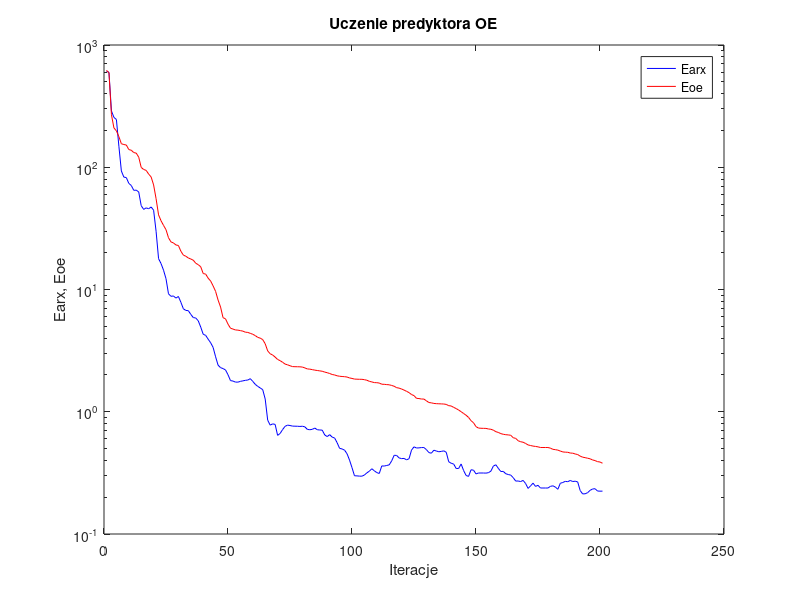
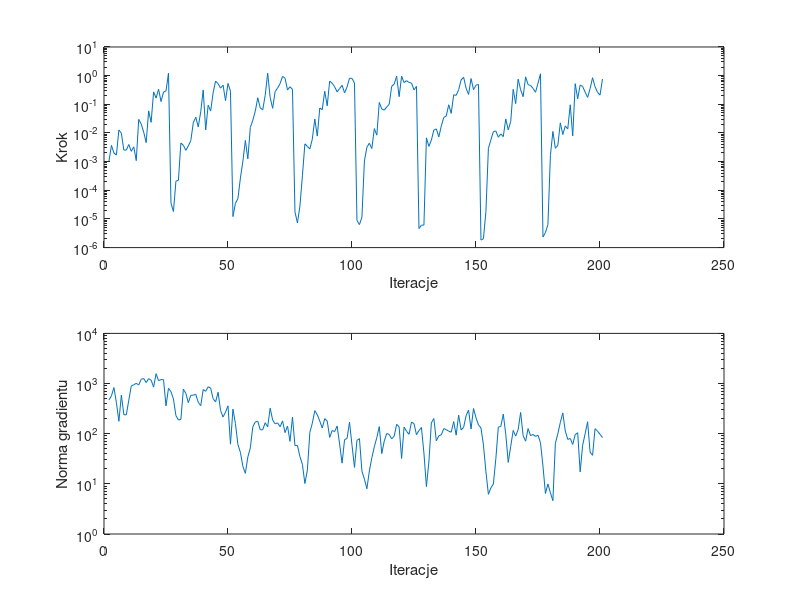

These charts were generated, in order, by the following MATLAB code:
%uczenie predyktora oe
clear all;
n=0; farx(n+1)=6.116797e+002; foe(n+1)=6.194262e+002; wspucz(n+1)=0.000000e+000; ng(n+1)=0.000000e+000;
%odnowa zmiennej metryki
n=1; farx(n+1)=5.965312e+002; foe(n+1)=5.940284e+002; krok(n+1)=1.037622e-003; ng(n+1)=4.697219e+002;
n=2; farx(n+1)=2.888259e+002; foe(n+1)=2.688654e+002; krok(n+1)=3.683227e-003; ng(n+1)=5.689343e+002;
n=3; farx(n+1)=2.558334e+002; foe(n+1)=2.097914e+002; krok(n+1)=1.995464e-003; ng(n+1)=8.320029e+002;
n=4; farx(n+1)=2.457856e+002; foe(n+1)=1.983875e+002; krok(n+1)=1.691206e-003; ng(n+1)=4.170449e+002;
n=5; farx(n+1)=1.485951e+002; foe(n+1)=1.780588e+002; krok(n+1)=1.275465e-002; ng(n+1)=1.769939e+002;
n=6; farx(n+1)=9.325572e+001; foe(n+1)=1.557400e+002; krok(n+1)=9.793864e-003; ng(n+1)=5.880713e+002;
n=7; farx(n+1)=8.307134e+001; foe(n+1)=1.533922e+002; krok(n+1)=2.531421e-003; ng(n+1)=2.392016e+002;
n=8; farx(n+1)=8.229977e+001; foe(n+1)=1.520378e+002; krok(n+1)=2.530456e-003; ng(n+1)=2.377859e+002;
n=9; farx(n+1)=7.382653e+001; foe(n+1)=1.395230e+002; krok(n+1)=3.963528e-003; ng(n+1)=4.670988e+002;
n=10; farx(n+1)=7.093359e+001; foe(n+1)=1.377873e+002; krok(n+1)=2.281831e-003; ng(n+1)=8.973109e+002;
n=11; farx(n+1)=6.476714e+001; foe(n+1)=1.318943e+002; krok(n+1)=3.271540e-003; ng(n+1)=9.454935e+002;
n=12; farx(n+1)=6.497109e+001; foe(n+1)=1.304789e+002; krok(n+1)=1.083660e-003; ng(n+1)=1.009929e+003;
n=13; farx(n+1)=6.280515e+001; foe(n+1)=1.209242e+002; krok(n+1)=2.977641e-002; ng(n+1)=9.358227e+002;
n=14; farx(n+1)=4.848176e+001; foe(n+1)=9.971560e+001; krok(n+1)=2.069473e-002; ng(n+1)=1.215705e+003;
n=15; farx(n+1)=4.520773e+001; foe(n+1)=9.588624e+001; krok(n+1)=1.073668e-002; ng(n+1)=1.259117e+003;
n=16; farx(n+1)=4.654470e+001; foe(n+1)=9.430613e+001; krok(n+1)=4.600741e-003; ng(n+1)=1.047834e+003;
n=17; farx(n+1)=4.574935e+001; foe(n+1)=8.792735e+001; krok(n+1)=5.893163e-002; ng(n+1)=1.251437e+003;
n=18; farx(n+1)=4.730693e+001; foe(n+1)=8.331772e+001; krok(n+1)=2.351765e-002; ng(n+1)=1.169900e+003;
n=19; farx(n+1)=4.455288e+001; foe(n+1)=7.171454e+001; krok(n+1)=2.709781e-001; ng(n+1)=8.510290e+002;
n=20; farx(n+1)=2.994169e+001; foe(n+1)=5.529876e+001; krok(n+1)=1.655578e-001; ng(n+1)=1.572878e+003;
n=21; farx(n+1)=1.788067e+001; foe(n+1)=4.079249e+001; krok(n+1)=3.355407e-001; ng(n+1)=1.138340e+003;
n=22; farx(n+1)=1.629540e+001; foe(n+1)=3.648915e+001; krok(n+1)=1.247419e-001; ng(n+1)=1.200786e+003;
n=23; farx(n+1)=1.439213e+001; foe(n+1)=3.345539e+001; krok(n+1)=2.688700e-001; ng(n+1)=1.193792e+003;
n=24; farx(n+1)=1.225791e+001; foe(n+1)=3.085598e+001; krok(n+1)=2.906512e-001; ng(n+1)=3.588883e+002;
n=25; farx(n+1)=9.228091e+000; foe(n+1)=2.653194e+001; krok(n+1)=1.221873e+000; ng(n+1)=8.050661e+002;
%odnowa zmiennej metryki
n=26; farx(n+1)=8.800687e+000; foe(n+1)=2.450652e+001; krok(n+1)=3.553324e-005; ng(n+1)=6.880946e+002;
n=27; farx(n+1)=8.851937e+000; foe(n+1)=2.405169e+001; krok(n+1)=1.817813e-005; ng(n+1)=4.926298e+002;
n=28; farx(n+1)=8.506534e+000; foe(n+1)=2.313208e+001; krok(n+1)=2.084136e-004; ng(n+1)=2.295811e+002;
n=29; farx(n+1)=8.772665e+000; foe(n+1)=2.291903e+001; krok(n+1)=2.235165e-004; ng(n+1)=1.875903e+002;
n=30; farx(n+1)=7.860500e+000; foe(n+1)=2.055130e+001; krok(n+1)=4.464645e-003; ng(n+1)=1.927281e+002;
n=31; farx(n+1)=6.955722e+000; foe(n+1)=1.911821e+001; krok(n+1)=3.692938e-003; ng(n+1)=7.728195e+002;
n=32; farx(n+1)=6.743656e+000; foe(n+1)=1.870485e+001; krok(n+1)=2.469785e-003; ng(n+1)=6.389416e+002;
n=33; farx(n+1)=6.712295e+000; foe(n+1)=1.811249e+001; krok(n+1)=3.544455e-003; ng(n+1)=4.151299e+002;
n=34; farx(n+1)=6.260217e+000; foe(n+1)=1.775556e+001; krok(n+1)=5.368339e-003; ng(n+1)=5.826604e+002;
n=35; farx(n+1)=5.892698e+000; foe(n+1)=1.736505e+001; krok(n+1)=2.265123e-002; ng(n+1)=5.859211e+002;
n=36; farx(n+1)=5.847572e+000; foe(n+1)=1.639537e+001; krok(n+1)=3.557944e-002; ng(n+1)=6.120222e+002;
n=37; farx(n+1)=5.545507e+000; foe(n+1)=1.596482e+001; krok(n+1)=1.634950e-002; ng(n+1)=4.221166e+002;
n=38; farx(n+1)=4.927961e+000; foe(n+1)=1.534483e+001; krok(n+1)=5.440189e-002; ng(n+1)=3.619211e+002;
n=39; farx(n+1)=4.303505e+000; foe(n+1)=1.351073e+001; krok(n+1)=3.172699e-001; ng(n+1)=7.591744e+002;
n=40; farx(n+1)=4.214233e+000; foe(n+1)=1.336227e+001; krok(n+1)=1.278106e-002; ng(n+1)=7.010026e+002;
n=41; farx(n+1)=3.921273e+000; foe(n+1)=1.237094e+001; krok(n+1)=9.327289e-002; ng(n+1)=8.610788e+002;
n=42; farx(n+1)=3.668657e+000; foe(n+1)=1.173044e+001; krok(n+1)=5.801457e-002; ng(n+1)=8.111614e+002;
n=43; farx(n+1)=3.358071e+000; foe(n+1)=1.069755e+001; krok(n+1)=2.554195e-001; ng(n+1)=4.993423e+002;
n=44; farx(n+1)=2.815597e+000; foe(n+1)=9.647836e+000; krok(n+1)=6.477968e-001; ng(n+1)=4.307143e+002;
n=45; farx(n+1)=2.403182e+000; foe(n+1)=8.194973e+000; krok(n+1)=5.249576e-001; ng(n+1)=6.701477e+002;
n=46; farx(n+1)=2.294664e+000; foe(n+1)=7.187146e+000; krok(n+1)=3.655097e-001; ng(n+1)=2.906890e+002;
n=47; farx(n+1)=2.254996e+000; foe(n+1)=5.881727e+000; krok(n+1)=4.681360e-001; ng(n+1)=2.149849e+002;
n=48; farx(n+1)=2.197365e+000; foe(n+1)=5.756238e+000; krok(n+1)=1.338049e-001; ng(n+1)=2.702156e+002;
n=49; farx(n+1)=2.008607e+000; foe(n+1)=5.207242e+000; krok(n+1)=5.355876e-001; ng(n+1)=3.589478e+002;
n=50; farx(n+1)=1.798158e+000; foe(n+1)=4.824253e+000; krok(n+1)=2.869393e-001; ng(n+1)=6.175837e+001;
%odnowa zmiennej metryki
n=51; farx(n+1)=1.782828e+000; foe(n+1)=4.747201e+000; krok(n+1)=1.209447e-005; ng(n+1)=3.097660e+002;
n=52; farx(n+1)=1.748766e+000; foe(n+1)=4.669580e+000; krok(n+1)=3.523097e-005; ng(n+1)=1.584281e+002;
n=53; farx(n+1)=1.746797e+000; foe(n+1)=4.651077e+000; krok(n+1)=5.111781e-005; ng(n+1)=6.046457e+001;
n=54; farx(n+1)=1.772584e+000; foe(n+1)=4.610412e+000; krok(n+1)=2.676681e-004; ng(n+1)=4.249050e+001;
n=55; farx(n+1)=1.789573e+000; foe(n+1)=4.563496e+000; krok(n+1)=1.031567e-003; ng(n+1)=2.224156e+001;
n=56; farx(n+1)=1.807148e+000; foe(n+1)=4.475829e+000; krok(n+1)=5.478088e-003; ng(n+1)=1.621914e+001;
n=57; farx(n+1)=1.817878e+000; foe(n+1)=4.456409e+000; krok(n+1)=1.250908e-003; ng(n+1)=3.435849e+001;
n=58; farx(n+1)=1.864456e+000; foe(n+1)=4.376618e+000; krok(n+1)=1.556427e-002; ng(n+1)=5.211386e+001;
n=59; farx(n+1)=1.770150e+000; foe(n+1)=4.302721e+000; krok(n+1)=2.780135e-002; ng(n+1)=1.369000e+002;
n=60; farx(n+1)=1.675618e+000; foe(n+1)=4.195068e+000; krok(n+1)=5.753341e-002; ng(n+1)=1.716474e+002;
n=61; farx(n+1)=1.612429e+000; foe(n+1)=4.059254e+000; krok(n+1)=1.686145e-001; ng(n+1)=1.775302e+002;
n=62; farx(n+1)=1.566029e+000; foe(n+1)=4.000585e+000; krok(n+1)=7.502825e-002; ng(n+1)=1.193590e+002;
n=63; farx(n+1)=1.515863e+000; foe(n+1)=3.891611e+000; krok(n+1)=6.394768e-002; ng(n+1)=1.200720e+002;
n=64; farx(n+1)=1.270061e+000; foe(n+1)=3.597498e+000; krok(n+1)=2.068169e-001; ng(n+1)=1.654312e+002;
n=65; farx(n+1)=8.536632e-001; foe(n+1)=3.145776e+000; krok(n+1)=1.214233e+000; ng(n+1)=1.369106e+002;
n=66; farx(n+1)=7.770528e-001; foe(n+1)=2.982271e+000; krok(n+1)=1.710829e-001; ng(n+1)=3.228737e+002;
n=67; farx(n+1)=7.959709e-001; foe(n+1)=2.911201e+000; krok(n+1)=7.224169e-002; ng(n+1)=1.876353e+002;
n=68; farx(n+1)=7.884051e-001; foe(n+1)=2.801609e+000; krok(n+1)=2.778419e-001; ng(n+1)=1.569232e+002;
n=69; farx(n+1)=6.412357e-001; foe(n+1)=2.678738e+000; krok(n+1)=3.693268e-001; ng(n+1)=1.643602e+002;
n=70; farx(n+1)=6.637478e-001; foe(n+1)=2.617612e+000; krok(n+1)=5.281352e-001; ng(n+1)=1.374617e+002;
n=71; farx(n+1)=7.143827e-001; foe(n+1)=2.540800e+000; krok(n+1)=9.453922e-001; ng(n+1)=1.795916e+002;
n=72; farx(n+1)=7.593282e-001; foe(n+1)=2.456348e+000; krok(n+1)=8.127796e-001; ng(n+1)=1.050515e+002;
n=73; farx(n+1)=7.773860e-001; foe(n+1)=2.421178e+000; krok(n+1)=3.141433e-001; ng(n+1)=1.420517e+002;
n=74; farx(n+1)=7.717755e-001; foe(n+1)=2.379115e+000; krok(n+1)=4.110512e-001; ng(n+1)=7.036125e+001;
n=75; farx(n+1)=7.632395e-001; foe(n+1)=2.341285e+000; krok(n+1)=3.310405e-001; ng(n+1)=2.145453e+002;
%odnowa zmiennej metryki
n=76; farx(n+1)=7.619022e-001; foe(n+1)=2.336232e+000; krok(n+1)=1.760998e-005; ng(n+1)=5.798836e+001;
n=77; farx(n+1)=7.610894e-001; foe(n+1)=2.334254e+000; krok(n+1)=7.258975e-006; ng(n+1)=5.813119e+001;
n=78; farx(n+1)=7.584036e-001; foe(n+1)=2.331524e+000; krok(n+1)=2.809223e-005; ng(n+1)=3.501599e+001;
n=79; farx(n+1)=7.613104e-001; foe(n+1)=2.319757e+000; krok(n+1)=3.199854e-004; ng(n+1)=2.445764e+001;
n=80; farx(n+1)=7.522227e-001; foe(n+1)=2.282830e+000; krok(n+1)=4.173411e-003; ng(n+1)=1.015478e+001;
n=81; farx(n+1)=7.171638e-001; foe(n+1)=2.240558e+000; krok(n+1)=3.373181e-003; ng(n+1)=1.869904e+001;
n=82; farx(n+1)=7.128160e-001; foe(n+1)=2.231016e+000; krok(n+1)=2.778799e-003; ng(n+1)=1.063601e+002;
n=83; farx(n+1)=7.180807e-001; foe(n+1)=2.210550e+000; krok(n+1)=6.130766e-003; ng(n+1)=1.619497e+002;
n=84; farx(n+1)=7.356181e-001; foe(n+1)=2.189913e+000; krok(n+1)=3.045281e-002; ng(n+1)=2.881622e+002;
n=85; farx(n+1)=7.127428e-001; foe(n+1)=2.174936e+000; krok(n+1)=7.777754e-003; ng(n+1)=2.395520e+002;
n=86; farx(n+1)=7.093838e-001; foe(n+1)=2.159746e+000; krok(n+1)=7.392724e-002; ng(n+1)=1.789518e+002;
n=87; farx(n+1)=7.071602e-001; foe(n+1)=2.144139e+000; krok(n+1)=6.486639e-002; ng(n+1)=1.295697e+002;
n=88; farx(n+1)=6.460043e-001; foe(n+1)=2.111009e+000; krok(n+1)=2.857025e-001; ng(n+1)=1.992585e+002;
n=89; farx(n+1)=6.266255e-001; foe(n+1)=2.087007e+000; krok(n+1)=8.877087e-002; ng(n+1)=1.790628e+002;
n=90; farx(n+1)=6.495521e-001; foe(n+1)=2.055014e+000; krok(n+1)=6.477968e-001; ng(n+1)=8.441348e+001;
n=91; farx(n+1)=6.206257e-001; foe(n+1)=2.017651e+000; krok(n+1)=5.421555e-001; ng(n+1)=1.159825e+002;
n=92; farx(n+1)=6.097371e-001; foe(n+1)=1.998979e+000; krok(n+1)=4.112198e-001; ng(n+1)=1.101321e+002;
n=93; farx(n+1)=5.581941e-001; foe(n+1)=1.968557e+000; krok(n+1)=2.709781e-001; ng(n+1)=1.420858e+002;
n=94; farx(n+1)=5.018511e-001; foe(n+1)=1.951434e+000; krok(n+1)=3.556863e-001; ng(n+1)=6.247494e+001;
n=95; farx(n+1)=4.964798e-001; foe(n+1)=1.942530e+000; krok(n+1)=4.602673e-001; ng(n+1)=2.588004e+001;
n=96; farx(n+1)=4.852680e-001; foe(n+1)=1.935589e+000; krok(n+1)=2.522670e-001; ng(n+1)=7.618402e+001;
n=97; farx(n+1)=4.534562e-001; foe(n+1)=1.923566e+000; krok(n+1)=4.004429e-001; ng(n+1)=8.020129e+001;
n=98; farx(n+1)=4.024328e-001; foe(n+1)=1.891154e+000; krok(n+1)=8.131859e-001; ng(n+1)=1.698991e+002;
n=99; farx(n+1)=3.490097e-001; foe(n+1)=1.872840e+000; krok(n+1)=8.006816e-001; ng(n+1)=5.877503e+001;
n=100; farx(n+1)=2.995597e-001; foe(n+1)=1.850418e+000; krok(n+1)=5.535078e-001; ng(n+1)=2.129496e+001;
%odnowa zmiennej metryki
n=101; farx(n+1)=2.988161e-001; foe(n+1)=1.846535e+000; krok(n+1)=8.879922e-006; ng(n+1)=7.385501e+001;
n=102; farx(n+1)=2.974629e-001; foe(n+1)=1.843053e+000; krok(n+1)=6.340434e-006; ng(n+1)=7.981208e+001;
n=103; farx(n+1)=2.971535e-001; foe(n+1)=1.842673e+000; krok(n+1)=1.149974e-005; ng(n+1)=1.794293e+001;
n=104; farx(n+1)=3.036120e-001; foe(n+1)=1.829899e+000; krok(n+1)=1.050273e-003; ng(n+1)=1.244388e+001;
n=105; farx(n+1)=3.164116e-001; foe(n+1)=1.810061e+000; krok(n+1)=3.174920e-003; ng(n+1)=7.967986e+000;
n=106; farx(n+1)=3.265724e-001; foe(n+1)=1.773946e+000; krok(n+1)=4.403244e-003; ng(n+1)=1.805848e+001;
n=107; farx(n+1)=3.418071e-001; foe(n+1)=1.753623e+000; krok(n+1)=2.855545e-003; ng(n+1)=3.324465e+001;
n=108; farx(n+1)=3.288920e-001; foe(n+1)=1.731600e+000; krok(n+1)=1.419977e-002; ng(n+1)=5.468884e+001;
n=109; farx(n+1)=3.178827e-001; foe(n+1)=1.728926e+000; krok(n+1)=8.383236e-003; ng(n+1)=8.360945e+001;
n=110; farx(n+1)=3.128238e-001; foe(n+1)=1.716879e+000; krok(n+1)=1.160291e-001; ng(n+1)=1.386942e+002;
n=111; farx(n+1)=3.604003e-001; foe(n+1)=1.679946e+000; krok(n+1)=6.864555e-002; ng(n+1)=4.017295e+001;
n=112; farx(n+1)=3.596255e-001; foe(n+1)=1.676380e+000; krok(n+1)=6.269998e-002; ng(n+1)=7.120514e+001;
n=113; farx(n+1)=3.636250e-001; foe(n+1)=1.667838e+000; krok(n+1)=8.005809e-002; ng(n+1)=1.009148e+002;
n=114; farx(n+1)=3.677544e-001; foe(n+1)=1.661764e+000; krok(n+1)=1.001107e-001; ng(n+1)=9.661266e+001;
n=115; farx(n+1)=3.965366e-001; foe(n+1)=1.641215e+000; krok(n+1)=4.228235e-001; ng(n+1)=7.912068e+001;
n=116; farx(n+1)=4.404197e-001; foe(n+1)=1.616618e+000; krok(n+1)=5.076613e-001; ng(n+1)=8.914014e+001;
n=117; farx(n+1)=4.390929e-001; foe(n+1)=1.573937e+000; krok(n+1)=9.528451e-001; ng(n+1)=1.539489e+002;
n=118; farx(n+1)=4.191185e-001; foe(n+1)=1.560638e+000; krok(n+1)=1.845727e-001; ng(n+1)=1.368487e+002;
n=119; farx(n+1)=4.137519e-001; foe(n+1)=1.534245e+000; krok(n+1)=9.574267e-001; ng(n+1)=3.213666e+001;
n=120; farx(n+1)=4.152423e-001; foe(n+1)=1.503618e+000; krok(n+1)=5.714050e-001; ng(n+1)=1.354444e+002;
n=121; farx(n+1)=4.040754e-001; foe(n+1)=1.469200e+000; krok(n+1)=6.674595e-001; ng(n+1)=1.117557e+002;
n=122; farx(n+1)=4.128929e-001; foe(n+1)=1.434040e+000; krok(n+1)=5.788951e-001; ng(n+1)=9.738802e+001;
n=123; farx(n+1)=4.856674e-001; foe(n+1)=1.382860e+000; krok(n+1)=5.491644e-001; ng(n+1)=1.706260e+002;
n=124; farx(n+1)=5.165406e-001; foe(n+1)=1.355362e+000; krok(n+1)=3.202323e-001; ng(n+1)=1.587607e+002;
n=125; farx(n+1)=5.053317e-001; foe(n+1)=1.287713e+000; krok(n+1)=4.208968e-001; ng(n+1)=9.521164e+001;
%odnowa zmiennej metryki
n=126; farx(n+1)=5.064851e-001; foe(n+1)=1.282430e+000; krok(n+1)=4.627356e-006; ng(n+1)=1.157520e+002;
n=127; farx(n+1)=5.094383e-001; foe(n+1)=1.270982e+000; krok(n+1)=6.035587e-006; ng(n+1)=1.327551e+002;
n=128; farx(n+1)=5.096139e-001; foe(n+1)=1.270156e+000; krok(n+1)=6.109059e-006; ng(n+1)=4.121807e+001;
n=129; farx(n+1)=4.901469e-001; foe(n+1)=1.228990e+000; krok(n+1)=6.757425e-003; ng(n+1)=8.803865e+000;
n=130; farx(n+1)=4.634647e-001; foe(n+1)=1.189788e+000; krok(n+1)=3.408889e-003; ng(n+1)=2.733244e+001;
n=131; farx(n+1)=4.582645e-001; foe(n+1)=1.182801e+000; krok(n+1)=5.557598e-003; ng(n+1)=1.641834e+002;
n=132; farx(n+1)=4.846779e-001; foe(n+1)=1.169775e+000; krok(n+1)=1.269968e-002; ng(n+1)=2.009341e+002;
n=133; farx(n+1)=4.774183e-001; foe(n+1)=1.164648e+000; krok(n+1)=1.381076e-002; ng(n+1)=7.212992e+001;
n=134; farx(n+1)=4.708338e-001; foe(n+1)=1.162026e+000; krok(n+1)=7.251821e-003; ng(n+1)=9.056775e+001;
n=135; farx(n+1)=4.737698e-001; foe(n+1)=1.159503e+000; krok(n+1)=1.740861e-002; ng(n+1)=9.460892e+001;
n=136; farx(n+1)=4.787493e-001; foe(n+1)=1.157052e+000; krok(n+1)=3.500452e-002; ng(n+1)=1.262653e+002;
n=137; farx(n+1)=4.664712e-001; foe(n+1)=1.148306e+000; krok(n+1)=3.873453e-002; ng(n+1)=1.203952e+002;
n=138; farx(n+1)=3.897740e-001; foe(n+1)=1.121568e+000; krok(n+1)=9.636975e-002; ng(n+1)=1.123844e+002;
n=139; farx(n+1)=3.790264e-001; foe(n+1)=1.115015e+000; krok(n+1)=4.834060e-002; ng(n+1)=1.071328e+002;
n=140; farx(n+1)=3.734574e-001; foe(n+1)=1.085803e+000; krok(n+1)=2.153023e-001; ng(n+1)=1.742151e+002;
n=141; farx(n+1)=3.433395e-001; foe(n+1)=1.061884e+000; krok(n+1)=2.049552e-001; ng(n+1)=9.348039e+001;
n=142; farx(n+1)=3.435455e-001; foe(n+1)=1.032473e+000; krok(n+1)=3.224739e-001; ng(n+1)=2.350922e+002;
n=143; farx(n+1)=3.739785e-001; foe(n+1)=1.001186e+000; krok(n+1)=7.101669e-001; ng(n+1)=1.191078e+002;
n=144; farx(n+1)=3.305172e-001; foe(n+1)=9.678132e-001; krok(n+1)=8.838889e-001; ng(n+1)=1.334425e+002;
n=145; farx(n+1)=3.011860e-001; foe(n+1)=9.364691e-001; krok(n+1)=3.655097e-001; ng(n+1)=2.280020e+002;
n=146; farx(n+1)=2.959437e-001; foe(n+1)=8.986433e-001; krok(n+1)=2.203031e-001; ng(n+1)=2.957572e+002;
n=147; farx(n+1)=3.353736e-001; foe(n+1)=8.451281e-001; krok(n+1)=7.926233e-001; ng(n+1)=1.240563e+002;
n=148; farx(n+1)=3.328452e-001; foe(n+1)=8.128067e-001; krok(n+1)=3.238984e-001; ng(n+1)=3.176464e+002;
n=149; farx(n+1)=3.101316e-001; foe(n+1)=7.555772e-001; krok(n+1)=4.641165e-001; ng(n+1)=2.077864e+002;
n=150; farx(n+1)=3.154569e-001; foe(n+1)=7.355219e-001; krok(n+1)=4.907389e-001; ng(n+1)=1.487249e+002;
%odnowa zmiennej metryki
n=151; farx(n+1)=3.154852e-001; foe(n+1)=7.326961e-001; krok(n+1)=1.826176e-006; ng(n+1)=1.306635e+002;
n=152; farx(n+1)=3.154813e-001; foe(n+1)=7.315287e-001; krok(n+1)=2.032220e-006; ng(n+1)=5.933083e+001;
n=153; farx(n+1)=3.147620e-001; foe(n+1)=7.310230e-001; krok(n+1)=1.827487e-005; ng(n+1)=1.742000e+001;
n=154; farx(n+1)=3.174301e-001; foe(n+1)=7.230747e-001; krok(n+1)=2.914397e-003; ng(n+1)=6.184616e+000;
n=155; farx(n+1)=3.266900e-001; foe(n+1)=7.189674e-001; krok(n+1)=5.711898e-003; ng(n+1)=8.354617e+000;
n=156; farx(n+1)=3.595380e-001; foe(n+1)=7.069026e-001; krok(n+1)=1.109636e-002; ng(n+1)=9.849260e+000;
n=157; farx(n+1)=3.684232e-001; foe(n+1)=6.870867e-001; krok(n+1)=1.177574e-002; ng(n+1)=3.184166e+001;
n=158; farx(n+1)=3.444317e-001; foe(n+1)=6.773365e-001; krok(n+1)=7.088910e-003; ng(n+1)=1.358305e+002;
n=159; farx(n+1)=3.245694e-001; foe(n+1)=6.624694e-001; krok(n+1)=9.280118e-003; ng(n+1)=1.392382e+002;
n=160; farx(n+1)=3.250943e-001; foe(n+1)=6.541909e-001; krok(n+1)=7.444102e-003; ng(n+1)=2.455722e+002;
n=161; farx(n+1)=3.111961e-001; foe(n+1)=6.491322e-001; krok(n+1)=3.094863e-002; ng(n+1)=9.722893e+001;
n=162; farx(n+1)=3.065476e-001; foe(n+1)=6.465131e-001; krok(n+1)=1.280590e-002; ng(n+1)=2.678562e+001;
n=163; farx(n+1)=3.034066e-001; foe(n+1)=6.422226e-001; krok(n+1)=2.509359e-002; ng(n+1)=5.595019e+001;
n=164; farx(n+1)=2.891570e-001; foe(n+1)=6.134060e-001; krok(n+1)=3.337224e-001; ng(n+1)=1.161991e+002;
n=165; farx(n+1)=2.710734e-001; foe(n+1)=6.054952e-001; krok(n+1)=1.057221e-001; ng(n+1)=8.943947e+001;
n=166; farx(n+1)=2.713834e-001; foe(n+1)=5.792230e-001; krok(n+1)=7.525649e-001; ng(n+1)=1.210877e+002;
n=167; farx(n+1)=2.685653e-001; foe(n+1)=5.686053e-001; krok(n+1)=3.202323e-001; ng(n+1)=2.651173e+002;
n=168; farx(n+1)=2.744212e-001; foe(n+1)=5.631249e-001; krok(n+1)=1.846634e-001; ng(n+1)=9.152871e+001;
n=169; farx(n+1)=2.588035e-001; foe(n+1)=5.502563e-001; krok(n+1)=9.073805e-001; ng(n+1)=7.098170e+001;
n=170; farx(n+1)=2.359611e-001; foe(n+1)=5.353112e-001; krok(n+1)=4.854703e-001; ng(n+1)=1.264525e+002;
n=171; farx(n+1)=2.477162e-001; foe(n+1)=5.293578e-001; krok(n+1)=4.536903e-001; ng(n+1)=9.130548e+001;
n=172; farx(n+1)=2.605969e-001; foe(n+1)=5.238242e-001; krok(n+1)=3.589327e-001; ng(n+1)=9.677558e+001;
n=173; farx(n+1)=2.451517e-001; foe(n+1)=5.203745e-001; krok(n+1)=2.621866e-001; ng(n+1)=8.833262e+001;
n=174; farx(n+1)=2.501759e-001; foe(n+1)=5.162885e-001; krok(n+1)=5.451818e-001; ng(n+1)=9.333986e+001;
n=175; farx(n+1)=2.378792e-001; foe(n+1)=5.101199e-001; krok(n+1)=1.160845e+000; ng(n+1)=6.599896e+001;
%odnowa zmiennej metryki
n=176; farx(n+1)=2.378338e-001; foe(n+1)=5.100011e-001; krok(n+1)=2.341390e-006; ng(n+1)=2.267263e+001;
n=177; farx(n+1)=2.378175e-001; foe(n+1)=5.099906e-001; krok(n+1)=3.348616e-006; ng(n+1)=6.410828e+000;
n=178; farx(n+1)=2.376998e-001; foe(n+1)=5.099248e-001; krok(n+1)=6.370154e-006; ng(n+1)=9.948915e+000;
n=179; farx(n+1)=2.452563e-001; foe(n+1)=5.039993e-001; krok(n+1)=1.635770e-003; ng(n+1)=6.634381e+000;
n=180; farx(n+1)=2.479703e-001; foe(n+1)=4.928717e-001; krok(n+1)=1.131031e-002; ng(n+1)=4.619370e+000;
n=181; farx(n+1)=2.420142e-001; foe(n+1)=4.898328e-001; krok(n+1)=2.926191e-003; ng(n+1)=6.445911e+001;
n=182; farx(n+1)=2.321655e-001; foe(n+1)=4.854844e-001; krok(n+1)=3.715831e-003; ng(n+1)=9.952692e+001;
n=183; farx(n+1)=2.600396e-001; foe(n+1)=4.769848e-001; krok(n+1)=2.254943e-002; ng(n+1)=1.675646e+002;
n=184; farx(n+1)=2.639135e-001; foe(n+1)=4.692837e-001; krok(n+1)=8.806488e-003; ng(n+1)=2.592389e+002;
n=185; farx(n+1)=2.696023e-001; foe(n+1)=4.670368e-001; krok(n+1)=1.761298e-002; ng(n+1)=1.132594e+002;
n=186; farx(n+1)=2.677524e-001; foe(n+1)=4.661407e-001; krok(n+1)=1.388291e-002; ng(n+1)=7.711402e+001;
n=187; farx(n+1)=2.742196e-001; foe(n+1)=4.595650e-001; krok(n+1)=9.595947e-002; ng(n+1)=8.037074e+001;
n=188; farx(n+1)=2.686878e-001; foe(n+1)=4.582380e-001; krok(n+1)=7.874995e-003; ng(n+1)=6.116028e+001;
n=189; farx(n+1)=2.703612e-001; foe(n+1)=4.514697e-001; krok(n+1)=5.249576e-001; ng(n+1)=9.564105e+001;
n=190; farx(n+1)=2.668115e-001; foe(n+1)=4.466983e-001; krok(n+1)=1.563188e-001; ng(n+1)=1.045860e+002;
n=191; farx(n+1)=2.268035e-001; foe(n+1)=4.336130e-001; krok(n+1)=4.726961e-001; ng(n+1)=1.735130e+001;
n=192; farx(n+1)=2.127958e-001; foe(n+1)=4.251009e-001; krok(n+1)=4.195659e-001; ng(n+1)=5.883420e+001;
n=193; farx(n+1)=2.132852e-001; foe(n+1)=4.213718e-001; krok(n+1)=2.656312e-001; ng(n+1)=9.938473e+001;
n=194; farx(n+1)=2.177744e-001; foe(n+1)=4.167327e-001; krok(n+1)=1.738735e-001; ng(n+1)=1.732287e+002;
n=195; farx(n+1)=2.275160e-001; foe(n+1)=4.122509e-001; krok(n+1)=3.505976e-001; ng(n+1)=4.299482e+001;
n=196; farx(n+1)=2.334339e-001; foe(n+1)=4.035171e-001; krok(n+1)=8.457767e-001; ng(n+1)=3.709937e+001;
n=197; farx(n+1)=2.346306e-001; foe(n+1)=3.986645e-001; krok(n+1)=4.102061e-001; ng(n+1)=1.255716e+002;
n=198; farx(n+1)=2.246803e-001; foe(n+1)=3.907596e-001; krok(n+1)=2.615920e-001; ng(n+1)=1.127684e+002;
n=199; farx(n+1)=2.240929e-001; foe(n+1)=3.881114e-001; krok(n+1)=2.089206e-001; ng(n+1)=9.742837e+001;
n=200; farx(n+1)=2.242195e-001; foe(n+1)=3.792958e-001; krok(n+1)=7.610808e-001; ng(n+1)=8.386129e+001;

figure; semilogy(farx,'b'); hold on; semilogy(foe,'r'); xlabel('Iteracje'); ylabel('Earx, Eoe'); legend('Earx','Eoe'); title('Uczenie predyktora OE');
figure; subplot(2,1,1); semilogy(krok); xlabel('Iteracje'); ylabel('Krok');
subplot(2,1,2); semilogy(ng); xlabel('Iteracje'); ylabel('Norma gradientu');
Earx=farx(n+1)
Eoe=foe(n+1)
